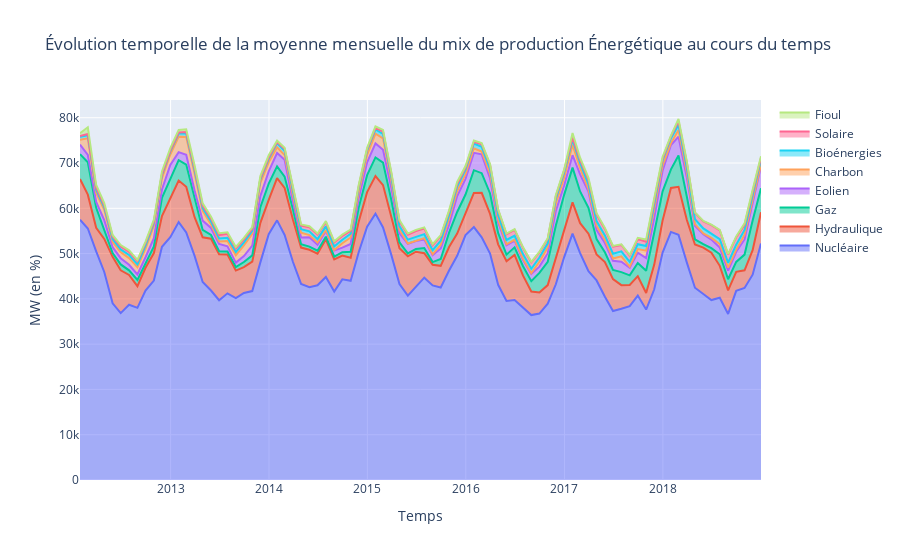

Write notebook code for a chart like this one.
### Code cell
#input
# df_data_nationales = pd.read_pickle('../data/Pickles/df_data_nationales.pkl')
#Data Processing
#sampling and choosing features
df_energy_monthly = df_data_nationales.resample('ME').mean()
# df_energy_monthly = df_energy.set_index('DateTime').resample('ME').sum()
col_prod = ['Nucléaire','Hydraulique','Gaz','Eolien','Charbon','Bioénergies','Solaire','Fioul']
df_energy_monthly[col_prod]
#ploting
import plotly.graph_objects as go

fig = go.Figure()
# for prod_src in col_prod.__reversed__():
for prod_src in col_prod:
    fig.add_trace(go.Scatter(
        x=df_energy_monthly.index,
        y=df_energy_monthly[prod_src],
        fill='tonexty',
        name=prod_src,
        stackgroup='one'
    ))

fig.update_layout(title='Évolution temporelle de la moyenne mensuelle du mix de production Énergétique au cours du temps', xaxis_title='Temps', yaxis_title='MW (en %)')
fig.show()
